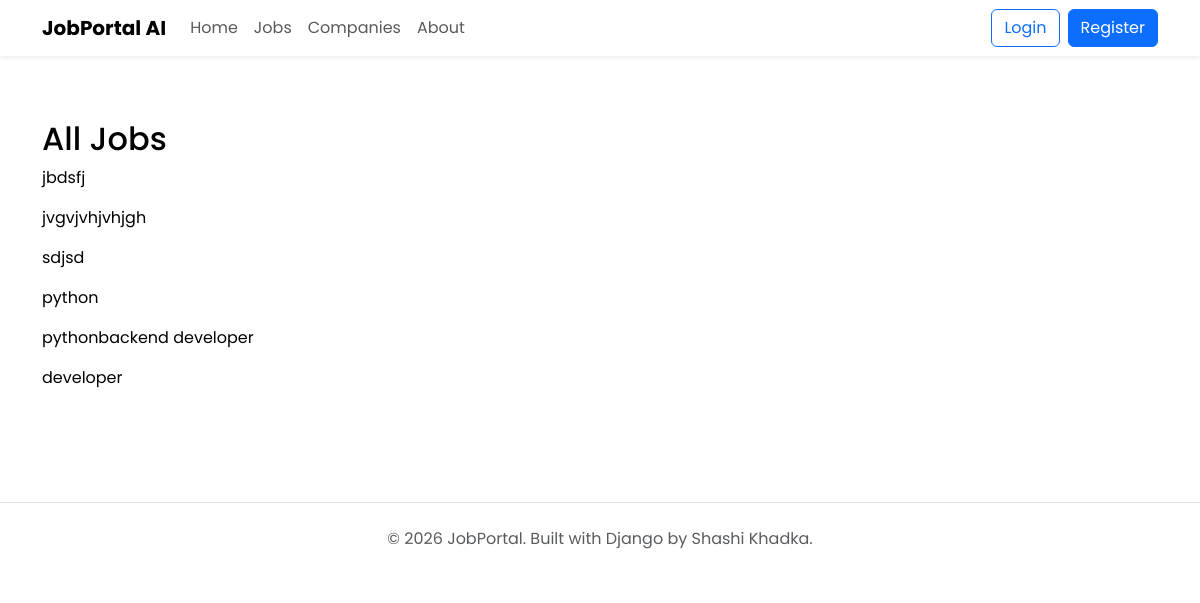
/jobs/jobs/, run on an earlier commit of the app's database.
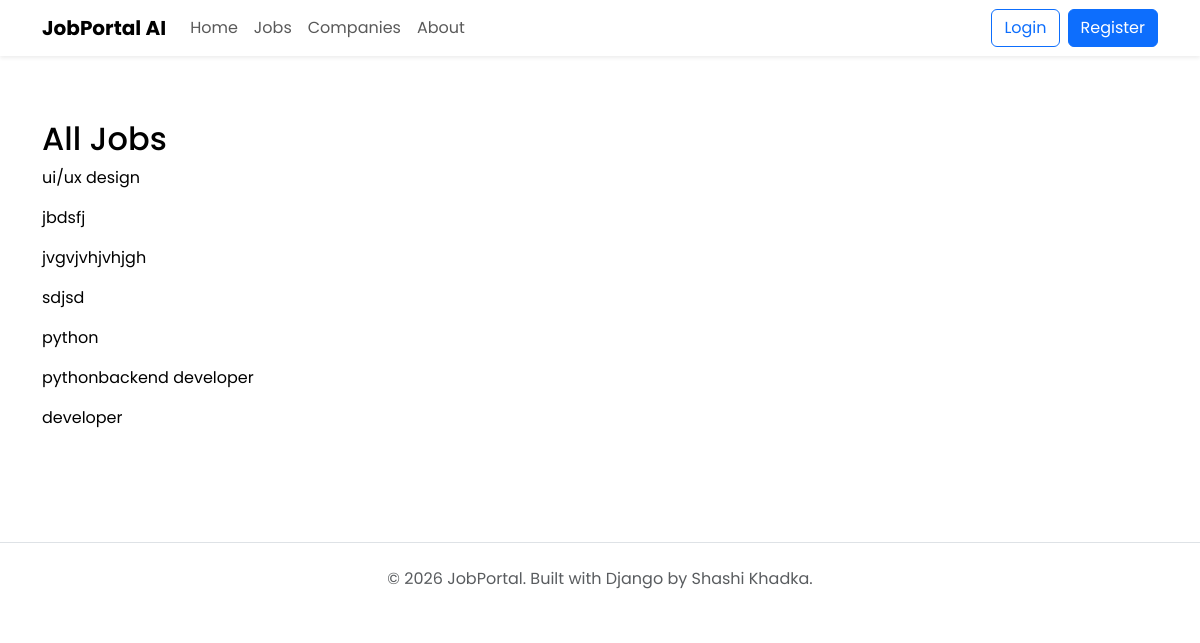
And on a later commit of the database.
### jobs/models.py (models this page shows, shortened)
class Job(models.Model):
    class EmploymentType(models.TextChoices):
        FULL_TIME = "FULL_TIME", "Full Time"
        PART_TIME = "PART_TIME", "Part Time"
        INTERNSHIP = "INTERNSHIP", "Internship"
        CONTRACT = "CONTRACT", "Contract"
    class ExperienceLevel(models.TextChoices):
        ENTRY = "ENTRY", "Entry Level"
        MID = "MID", "Mid Level"
        SENIOR = "SENIOR", "Senior Level"
    company = models.ForeignKey(
        Company,
        on_delete=models.CASCADE,
        related_name="jobs",
    )
    title = models.CharField(max_length=200)
    slug = models.SlugField(
        unique=True,
        blank=True,
    )
    description = models.TextField()
    location = models.CharField(max_length=150)
    employment_type = models.CharField(
        max_length=20,
        choices=EmploymentType.choices,
    )
    experience_level = models.CharField(
        max_length=20,
        choices=ExperienceLevel.choices,
    )
    salary_min = models.PositiveIntegerField()
    salary_max = models.PositiveIntegerField()
    vacancies = models.PositiveIntegerField(default=1)
    deadline = models.DateField()
    is_active = models.BooleanField(default=True)
    created_at = models.DateTimeField(auto_now_add=True)
    updated_at = models.DateTimeField(auto_now=True)

### jobs/views.py (the view)
# urls.py: path("jobs/", views.job_list, name="job-list"),
def job_list(request):
    jobs = Job.objects.filter(is_active=True).order_by("-created_at")
    return render(  request, "jobs/job_list.html", { "jobs": jobs })

### templates/jobs/job_list.html
{% extends "public_base.html" %}
{% block content %}
<div class="container py-5">
    <h2>All Jobs</h2>
    {% for job in jobs %}
        <p>{{ job.title }}</p>
    {% empty %}
        <p>No jobs available.</p>
    {% endfor %}
</div>
{% endblock %}

What changed in the data, as far as the page shows it:
added Job: title "ui/ux design"
